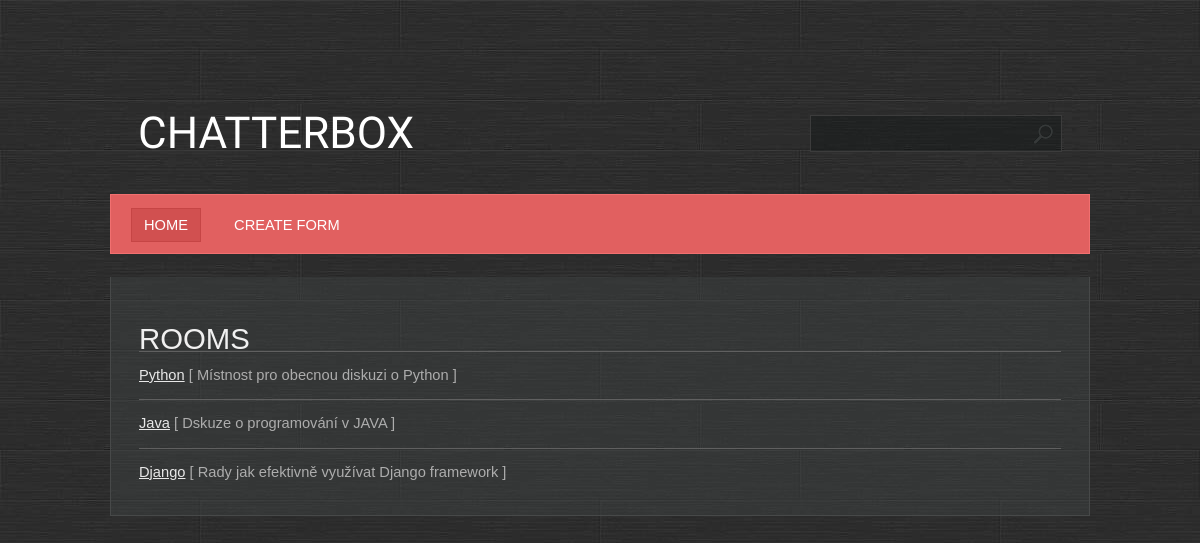
Before: / with the older database file.
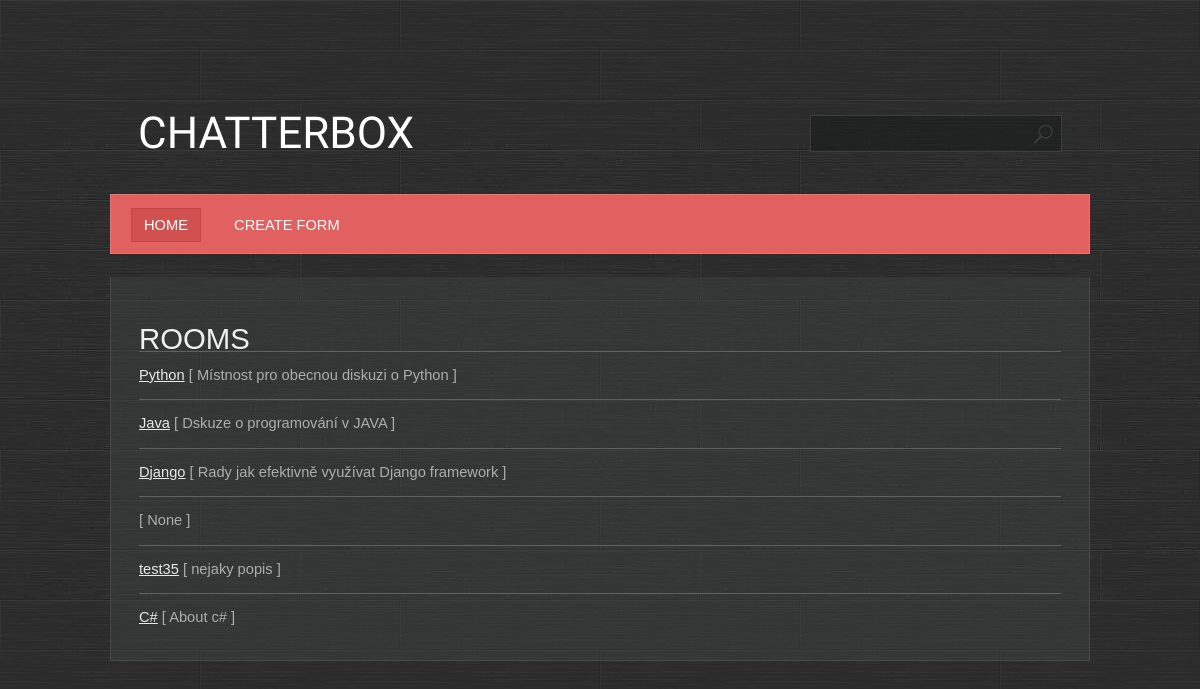
After: the same page with the newer database file.
### base/models.py (models this page shows, shortened)
class Room(Model):
    name = models.CharField(max_length=200)
    description = models.TextField(null=True, blank=True)
    participants = models.ManyToManyField(User, related_name='participants', blank=True)
    created = models.DateTimeField(auto_now_add=True)
    updated = models.DateTimeField(auto_now=True)
    class Meta:
        ordering = ['created', 'name', 'updated']

### base/views.py (the view)
# urls.py: path('', base.views.RoomsView.as_view(), name='rooms'),
class RoomsView(ListView):
    template_name = 'base/rooms.html'
    model = Room
    '''
    # pokud dědím z TemplateView
    # v template je pak použitá proměnná rooms
    rooms = Room.objects.all()
    template_name = 'base/rooms.html'
    extra_context = {'rooms': rooms}

    '''

### base/templates/base/rooms.html
{% extends "main.html" %}
{% block content %}
    <h1>Rooms</h1>
    <ul>
        {% for room in object_list %}
            <li><a href="{% url 'room' room.id %}">{{ room.name }}</a> [ {{ room.description }} ]</li>
        {% endfor %}
    </ul>
{% endblock %}

Changed rows visible on the page:
added Room: description "None"
added Room: name "test35", description "nejaky popis"
added Room: name "C#", description "About c#"
